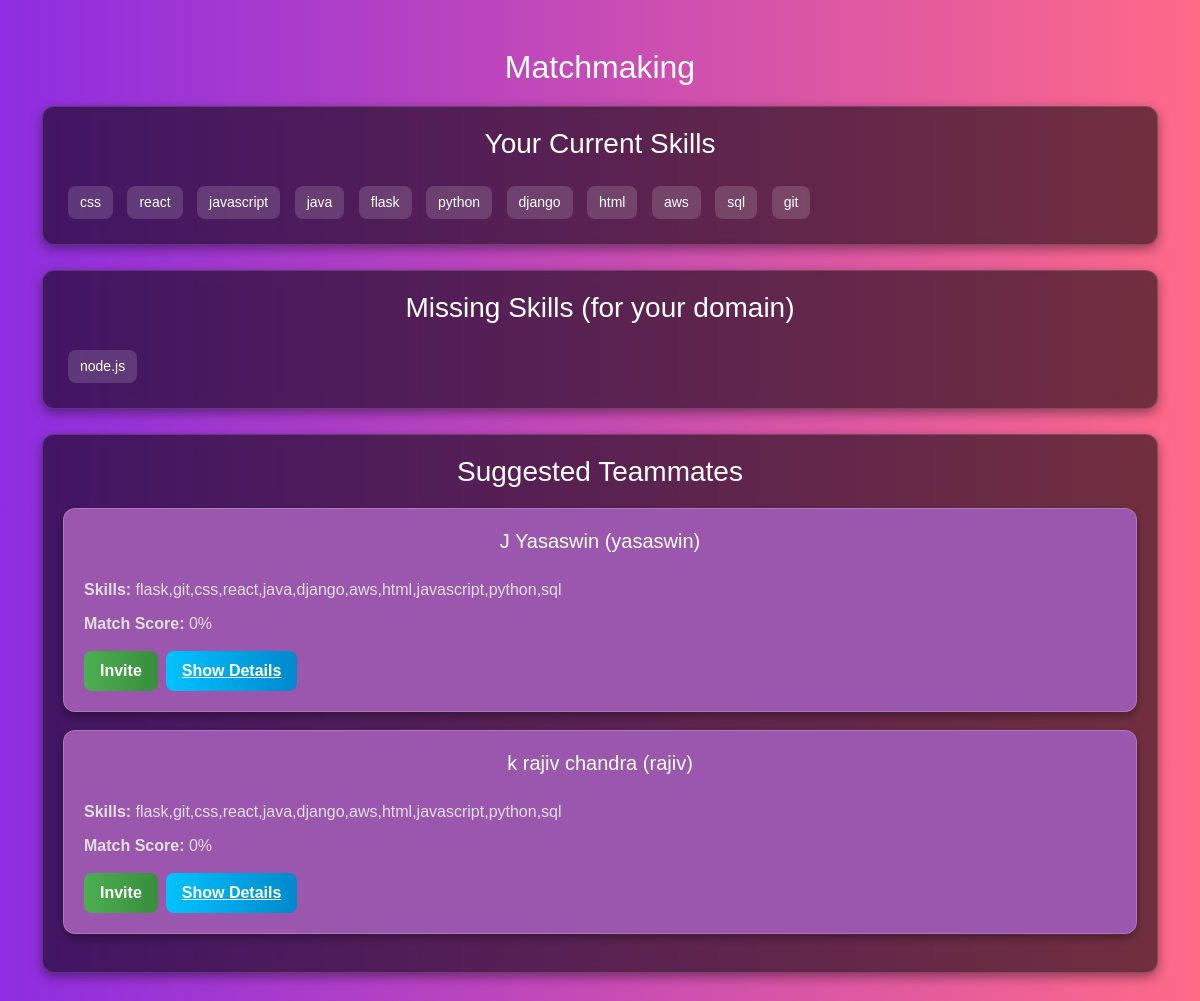
Page /match (signed in) on the committed database.
### tables this page shows
CREATE TABLE users (
            id INTEGER PRIMARY KEY AUTOINCREMENT,
            username TEXT UNIQUE NOT NULL,
            email TEXT UNIQUE NOT NULL,
            password TEXT NOT NULL,
            fullname TEXT,
            contact TEXT,
            resume TEXT,
            skills TEXT,
            domain TEXT
        );

### app.py (the view)
@app.route("/match")
def match():
    if "user_id" not in session:
        return redirect(url_for("login"))
    conn = get_db_connection()
    cur = conn.cursor()
    cur.execute("SELECT * FROM users WHERE id=?", (session["user_id"],))
    user = cur.fetchone()
    if not user:
        conn.close()
        return "User not found", 404
    user_skills = normalize_skills(user["skills"])
    user_domain = user["domain"]
    cur.execute("SELECT * FROM domains WHERE LOWER(name)=?", (user_domain.lower(),))
    domain = cur.fetchone()
    if not domain:
        conn.close()
        return f"No domain setup for {user_domain}", 404
    required_skills = normalize_skills(domain["required_skills"])
    missing_skills = list(required_skills - user_skills)
    cur.execute("SELECT * FROM users WHERE domain=? AND id!=?", (user_domain, user["id"]))
    teammates = cur.fetchall()
    suggestions = []
    for t in teammates:
        t_skills = normalize_skills(t["skills"])
        overlap = len(set(missing_skills) & t_skills)
        score = int((overlap / len(required_skills)) * 100) if required_skills else 0
        suggestions.append({
            "id": t["id"],
            "username": t["username"],
            "fullname": t["fullname"],
            "skills": t["skills"],
            "domain": t["domain"],
            "match_score": score
        })
    suggestions.sort(key=lambda x: x["match_score"], reverse=True)
    conn.close()
    return render_template("match.html", user_skills=user_skills, missing_skills=missing_skills, suggestions=suggestions)

### app.py (called while the page is built)
def get_db_connection():
    conn = sqlite3.connect("users.db")
    conn.row_factory = sqlite3.Row
    return conn

def normalize_skills(skill_string):
    if not skill_string:
        return set()
    return set(s.strip().lower() for s in skill_string.split(",") if s.strip())

### templates/match.html (shortened to what this page needs)
<!DOCTYPE html>
<html lang="en">
<head>
<link href="https://cdn.jsdelivr.net/npm/bootstrap@5.3.2/dist/css/bootstrap.min.css" rel="stylesheet">
</head>
<body class="container py-5">
<h2>Matchmaking</h2>
<div class="section-card">
  <h3>Your Current Skills</h3>
  <div class="skills-box">
    {% if user_skills %}
      {% for skill in user_skills %}
        <span>{{ skill }}</span>
      {% endfor %}
    {% else %}
      <p>No skills added yet.</p>
    {% endif %}
  </div>
</div>
<div class="section-card">
  <h3>Missing Skills (for your domain)</h3>
  <div class="skills-box">
    {% if missing_skills %}
      {% for skill in missing_skills %}
        <span>{{ skill }}</span>
      {% endfor %}
    {% else %}
      <p>You already have all required skills!</p>
    {% endif %}
  </div>
</div>
<div class="section-card">
  <h3>Suggested Teammates</h3>
  {% if suggestions %}
    {% for s in suggestions %}
      <div class="card">
        <h3>{{ s.fullname }} ({{ s.username }})</h3>
        <p><b>Skills:</b> {{ s.skills }}</p>
        <p><b>Match Score:</b> {{ s.match_score }}%</p>
        <div class="d-flex gap-2">
          <form action="{{ url_for('invite', teammate_id=s.id) }}" method="post">
            <button type="submit" class="invite-btn">Invite</button>
          </form>
          <a href="{{ url_for('view_user', user_id=s.id) }}" class="details-btn">Show Details</a>
        </div>
      </div>
    {% endfor %}
  {% else %}
    <p>No teammates found in your domain yet.</p>
  {% endif %}
</div>
</body>
</html>

### templates/match.html (style rules this page uses)
body { background: linear-gradient(to right, #8e2de2, #ff6a88); color: #f1f1f1; font-family: Arial, sans-serif; min-height: 100vh; }
.section-card { background: rgba(0, 0, 0, 0.55); padding: 20px; border-radius: 12px; margin-bottom: 25px; border: 1px solid rgba(255,255,255,0.15); box-shadow: 0 4px 12px rgba(0,0,0,0.4); backdrop-filter: blur(6px); }
h2, h3 { text-align: center; margin-bottom: 20px; color: #ffffff; }
.skills-box span { display: inline-block; background: rgba(255, 255, 255, 0.15); color: #fff; padding: 6px 12px; border-radius: 8px; margin: 5px; font-size: 14px; }
.card { background: rgb(155, 86, 174); border: 1px solid rgba(255,255,255,0.2); border-radius: 12px; padding: 20px; margin: 18px 0; box-shadow: 0 4px 10px rgba(0,0,0,0.35); backdrop-filter: blur(6px); }
.card h3 { color: #ffffff; font-size: 1.25rem; }
.card p { color: #e0e0e0; margin: 5px 0; }
.invite-btn, .details-btn { display: inline-block; font-weight: bold; padding: 8px 16px; border: none; border-radius: 8px; cursor: pointer; margin-top: 10px; transition: transform 0.2s ease-in-out; }
.invite-btn { background: linear-gradient(to right, #4caf50, #388e3c); color: #fff; }
.details-btn { background: linear-gradient(to right, #00c3ff, #0088cc); color: #fff; }

### rows in the picture
users: fullname "J Yasaswin", username "yasaswin", skills "flask,git,css,react,java,django,aws,html,javascript,python,sql", match_score "0"
users: fullname "k rajiv chandra", username "rajiv", skills "flask,git,css,react,java,django,aws,html,javascript,python,sql", match_score "0"

### other values in the picture
{{ skill }} "css" "react" "javascript" "java" "flask" "python" "django" "html" "aws" "sql" "git"
{{ skill }} "node.js"
